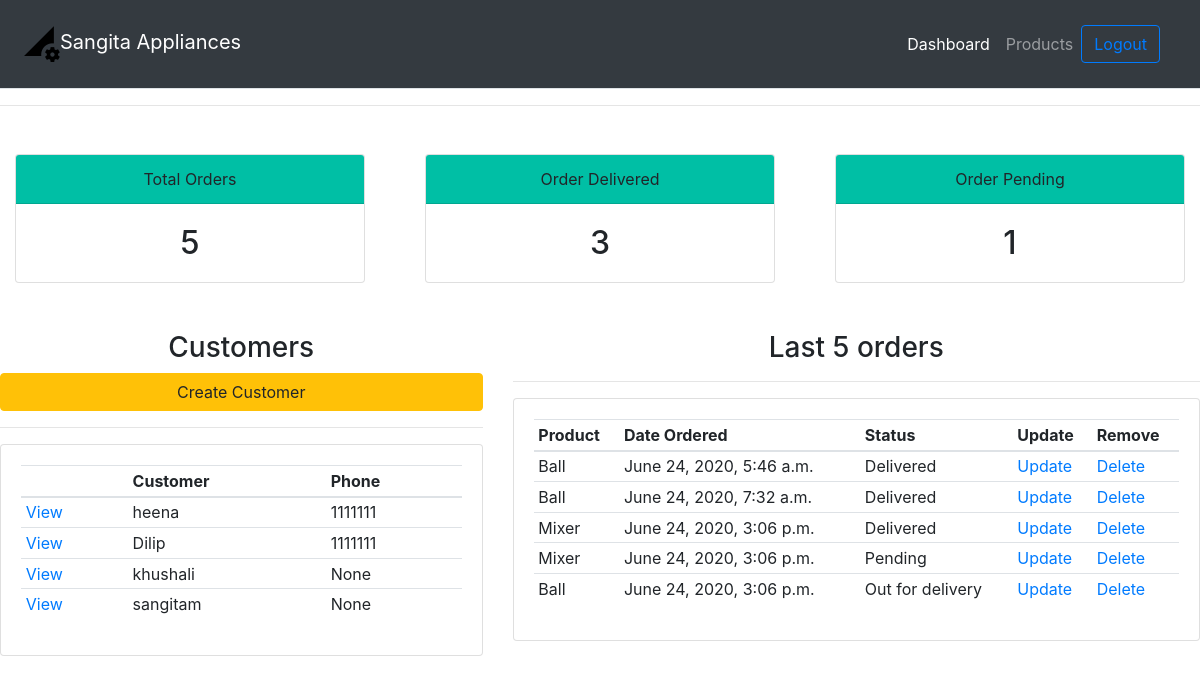
The app's page / (signed in) with its own data.
### product_app/models.py (models this page shows, shortened)
class Customer(models.Model):
    user = models.OneToOneField(User, null=True, on_delete=models.CASCADE)
    name = models.CharField(max_length=200, null=True)
    phone = models.CharField(max_length=200, null=True)
    email = models.CharField(max_length=200, null=True)
    date_created = models.DateTimeField(auto_now_add=True)
    profile_pic = models.ImageField(null=True, blank=True)

class Order(models.Model):
    STATUS = (('Pending', 'Pending'),
              ('Out for delivery', 'Out for delivery'),
              ('Delivered', 'Delivered'))
    customer = models.ForeignKey(Customer, null=True, on_delete=models.SET_NULL)
    product = models.ForeignKey(Product, null=True, on_delete=models.SET_NULL)
    date_created = models.DateTimeField(auto_now_add=True)
    status = models.CharField(max_length=200, choices=STATUS)

class Product(models.Model):
    CATEGORY = (('Indoor', 'Indoor'),
                ('Out Door', 'Out Door'))
    name = models.CharField(max_length=200, null=True)
    price = models.FloatField(null=True)
    category = models.CharField(max_length=200, null=True, choices=CATEGORY)
    description = models.CharField(max_length=200, null=True, blank=True)
    date_created = models.DateTimeField(auto_now_add=True)
    tag = models.ManyToManyField(Tag)
    def __str__(self):
        return self.name

### product_app/decorators.py (the view)
    def wrapper_func(request, *args, **kwargs):
        group = None
        if request.user.groups.exists():
            group = request.user.groups.all()[0].name
        if group =='admin':
            return view_fun(request, *args, **kwargs)
        if group =='customer':
            return redirect('user_home')
        else:
            return HttpResponse("You are not authorized")

### product_app/views.py (called while the page is built)
@login_required(login_url='login')
@admin_only
def homePage(request):
    orders = Order.objects.all()
    customers = Customer.objects.all()
    total_customer = customers.count()
    total_orders = orders.count()
    delivered = orders.filter(status='Delivered').count()
    pending = orders.filter(status='Pending').count()
    context = {"orders": orders,
               "customers": customers,
               "total_customer": total_customer,
               "total_orders": total_orders,
               "delivered": delivered, "pending": pending}
    return render(request, 'Accounts/dashboard.html', context)

### templates/Accounts/dashboard.html
{% extends "Accounts/main.html" %}
{%load static%}
{% block content %}
<div class="mt-5">
    {% include 'Accounts/status.html'%}
</div>
<div class=" mt-5 ">
    <div class="row d-flex justify-content-center text-center">
        <div class="col-md-5">
            <h3>Customers</h3>
            <a class="btn btn-warning btn-block" href="#" role="button">Create Customer</a>
            <hr>
            <div class="card card-body">
                <table class="table table-sm">
                    <thead>
                    <tr>
                        <th></th>
                        <th scope="col">Customer</th>
                        <th scope="col">Phone</th>
                    </tr>
                    </thead>
                    <tbody>
                    {% for c in customers %}
                    <tr>
                        <td><a href="{% url 'customer' c.id%}">View</a></td>
                        <td>{{c.name}}</td>
                        <td>{{c.phone}}</td>
                    </tr>
                    {% endfor %}
                    </tbody>
                </table>
            </div>
        </div>
        <div class="col-md-7">
            <h3>Last 5 orders</h3>
            <hr>
            <div class="card card-body">
                <table class="table table-sm">
                    <thead>
                    <tr>
                        <th scope="col">Product</th>
                        <th scope="col">Date Ordered</th>
                        <th scope="col">Status</th>
                        <th scope="col">Update</th>
                        <th scope="col">Remove</th>
                    </tr>
                    </thead>
                    <tbody>
                    {% for o in orders %}
                    <tr>
                        <td>{{o.product}}</td>
                        <td>{{o.date_created}}</td>
                        <td>{{o.status}}</td>
                        <td><a href="{% url 'update_order' o.id %}">Update</a></td>
                        <td><a href="{% url 'delete_order' o.id %}">Delete</a></td>
                    </tr>
                    {% endfor %}
                    </tbody>
                </table>
            </div>
        </div>
    </div>
</div>
{% endblock %}

### templates/Accounts/main.html (shortened to what this page needs)
{% load static %}
<html lang="en"><head>
  <link rel="stylesheet" href="https://cdnjs.cloudflare.com/ajax/libs/font-awesome/4.7.0/css/font-awesome.min.css">
    <link rel="stylesheet" href="https://stackpath.bootstrapcdn.com/bootstrap/4.5.0/css/bootstrap.min.css">
    <link rel="stylesheet" href="{% static 'CSS/style.css' %}">
</head>
<body >
 {% include 'Accounts/navbar.html'%}
    {% block content%}
     {% endblock %}
</body>
</html>

### templates/Accounts/navbar.html (shortened to what this page needs)
{%load static%}
<div class="d-flex flex-column flex-md-row align-items-center p-3 px-md-4 mb-3 bg-dark border-bottom box-shadow text-white">
    <h5 class="my-0 mr-md-auto font-weight-normal"><img src="{% static 'IMG/logo.png' %}">Sangita Appliances</h5>
    <nav class="navbar navbar-expand-lg navbar-dark text-dark">
        <div class="collapse navbar-collapse" id="navbarNav">
            <ul class="navbar-nav">
                {%if request.user.is_staff%}
                <li class="nav-item active">
                    <a class="nav-link" href="{%url 'home'%}">Dashboard</a>
                </li>
                <li class="nav-item">
                    <a class="nav-link" href="{%url 'product'%}">Products</a>
                </li>
                {%else%}
                <li class="nav-item">
                    <a class="nav-link" href="{%url 'account_setting'%}">Settings</a>
                </li>
                {%endif%}
            </ul>
            <a type="button" class="btn btn-outline-primary" href="{%url 'logout'%}">Logout</a>
        </div>
    </nav>
</div>
<hr>

### templates/Accounts/status.html
<div class="row text-center">
    <div class="col">
        <div class="col-md">
            <div class="card">
                <div class="card-header" style=" background-color:#00bfa5 ;">
                    Total Orders
                </div>
                <div class="card-body">
                    <h2 class="card-text">{{total_orders}}</h2>
                </div>
            </div>
        </div>
    </div>
    <div class="col">
        <div class="col-md">
            <div class="card">
                <div class="card-header" style=" background-color:#00bfa5 ;">
                    Order Delivered
                </div>
                <div class="card-body">
                    <h2 class="card-text">{{delivered}}</h2>
                </div>
            </div>
        </div>
    </div>
    <div class="col">
        <div class="col-md">
            <div class="card">
                <div class="card-header" style=" background-color:#00bfa5 ;">
                    Order Pending
                </div>
                <div class="card-body">
                    <h2 class="card-text">{{pending}}</h2>
                </div>
            </div>
        </div>
    </div>
</div>

### records on screen
Customer: name "heena", phone "1111111"
Customer: name "Dilip", phone "1111111"
Customer: name "khushali", phone "None"
Customer: name "sangitam", phone "None"
Order: product "Ball", date_created "June 24, 2020, 5:46 a.m.", status "Delivered"
Order: product "Ball", date_created "June 24, 2020, 7:32 a.m.", status "Delivered"
Order: product "Mixer", date_created "June 24, 2020, 3:06 p.m.", status "Delivered"
Order: product "Mixer", date_created "June 24, 2020, 3:06 p.m.", status "Pending"
Order: product "Ball", date_created "June 24, 2020, 3:06 p.m.", status "Out for delivery"

### other values on screen
{{ total_orders }} "5"
{{ delivered }} "3"
{{ pending }} "1"
